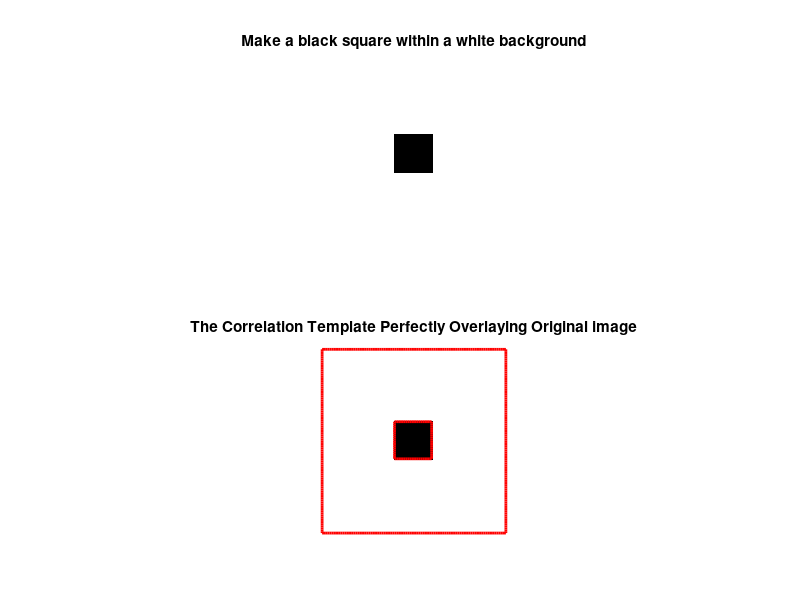
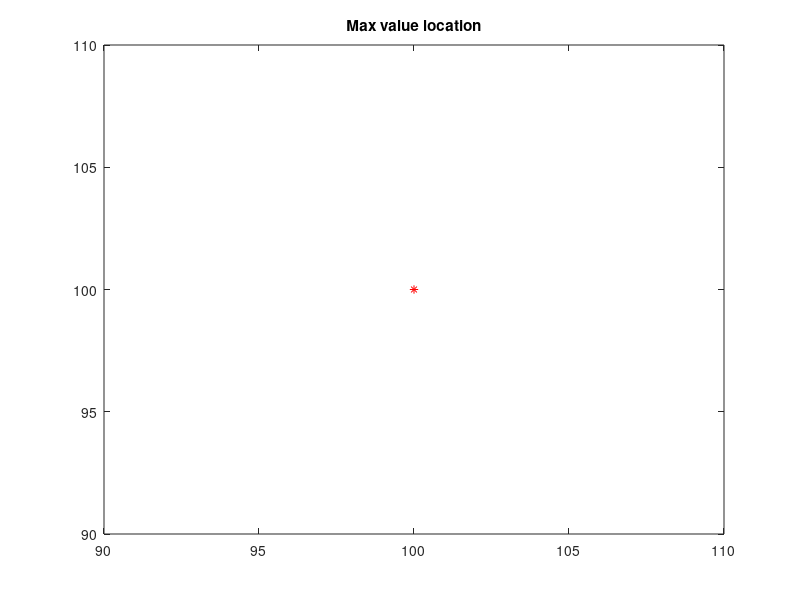

Write the MATLAB code that produced these figures, in order.
% Author: Andrea Murphy
% Date: March 18, 2019
% DESC: Object Recognition with rectangles

pkg load image

figure;

% Creates simple rectangles
bw(1:100,1:100) = 256;
bw(40:60,40:60) = 0;
subplot(2,1,1);
imshow(bw)
title ('Make a black square within a white background')

% the edge image is binary 1 = edge point, 0 = no edge point
% ans = 1
% ans = 1
max(max(bw))
min(min(bw))

bounds = bwboundaries(bw); %finds the boundaries
[l, num] = bwlabel(bw, 8) % Labels binary 2 dimensional image
subplot(2,1,2);
imshow (bw)
hold on
for k = 1:numel (bounds)
plot(bounds {k} (:, 2), bounds {k} (:, 1), 'r', 'linewidth', 2);
endfor
hold off
title ('The Correlation Template Perfectly Overlaying Original image')

c = normxcorr2(bw,bw);
highest_value = max(max(c))
[x y] = find(c == highest_value)

figure
plot(x(1),y(1),'*r')
title('Max value location')
